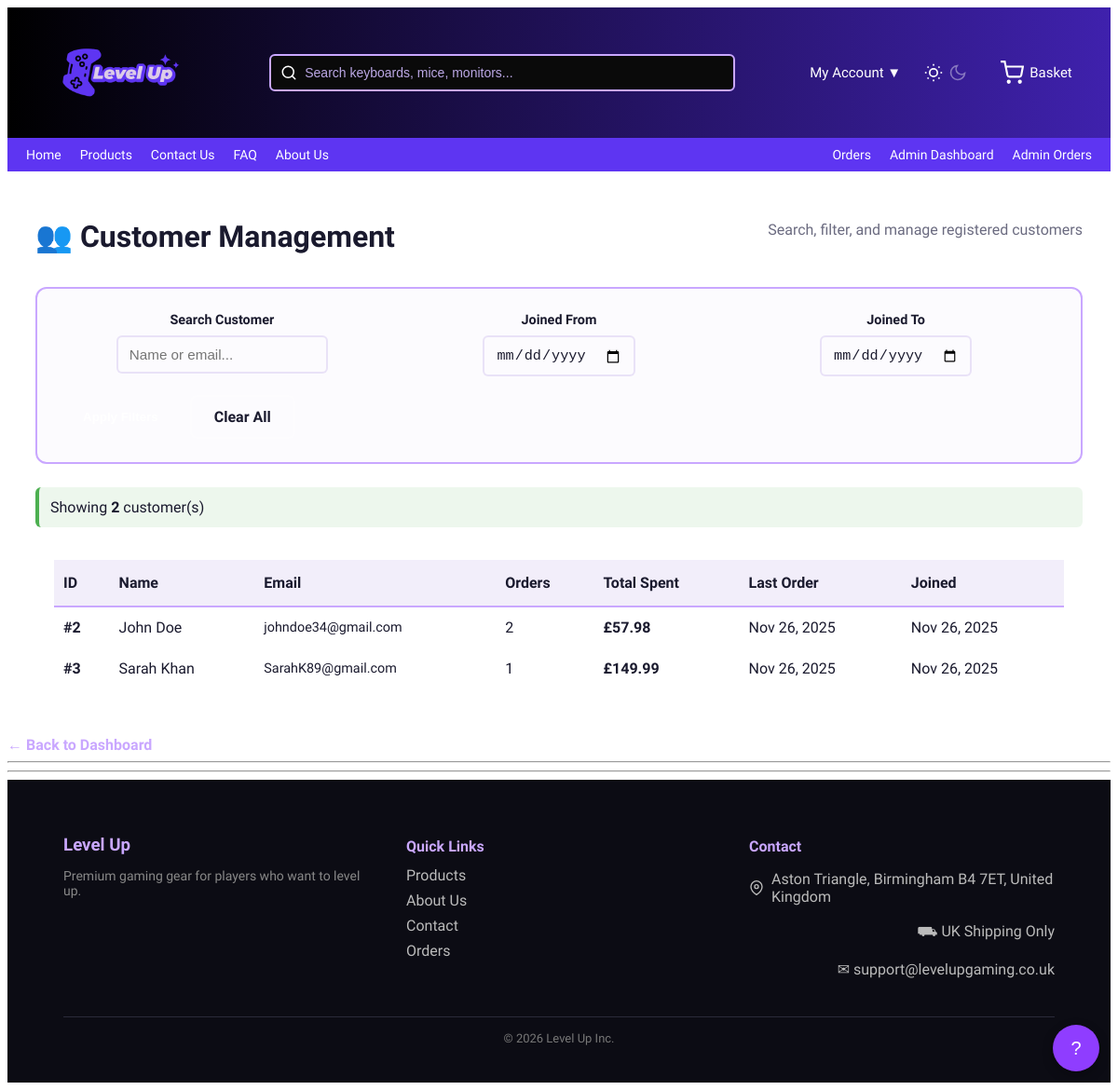
The page /index.php?page=admin-customers (signed in) on the database its author committed.
### tables this page shows
CREATE TABLE users (
  user_id INT AUTO_INCREMENT PRIMARY KEY,
  name VARCHAR(100) NOT NULL,
  email VARCHAR(150) NOT NULL UNIQUE,
  password VARCHAR(255) NOT NULL,
  role ENUM('customer','admin') DEFAULT 'customer',
  phone VARCHAR(20),

  password_changed BOOLEAN DEFAULT 0,
  last_login TIMESTAMP NULL,

  reset_token VARCHAR(255) NULL,
  reset_expires DATETIME NULL,

  created_at TIMESTAMP DEFAULT CURRENT_TIMESTAMP
);

### src/Controllers/AdminCustomerController.php (called while the page is built, shortened)
<?php
class AdminCustomerController extends BaseAdminController {
    public function list()
{
    $db = Database::getInstance()->getConnection();
    $sql = "  SELECT
            u.user_id,
            u.name,
            u.email,
            u.phone,
            u.created_at,
            COUNT(o.order_id) AS total_orders,
            COALESCE(SUM(o.total_price), 0) AS total_spent,
            MAX(o.created_at) AS last_order_date
        FROM users u
        LEFT JOIN orders o ON u.user_id = o.user_id
        WHERE u.role = 'customer'
    ";
    $params = [];
    $sql .= "
        GROUP BY u.user_id
        ORDER BY u.created_at DESC
    ";
    $stmt = $db->prepare($sql);
    $stmt->execute($params);
    $customers = $stmt->fetchAll(PDO::FETCH_ASSOC);
    include __DIR__ . '/../../templates/admin/customers.php';
}
}
?>

### templates/admin/customers.php (the view, shortened to what this page needs)
<?php include __DIR__ . '/../header.php'; ?>
<div class="admin-orders-container">
    <div class="admin-header">
        <h1>👥 Customer Management</h1>
        <p>Search, filter, and manage registered customers</p>
    </div>
   <div class="filter-section">
    <form method="GET" action="index.php" class="filter-form">
        <div class="filter-row">
            <div class="filter-group">
                <label> Search Customer</label>
                <input type="text"
                       name="search"
                       placeholder="Name or email..."
                       value="<?= htmlspecialchars($_GET['search'] ?? '') ?>">
            </div>
            <div class="filter-group">
                <label> Joined From</label>
                <input type="date"
                       name="date_from"
                       value="<?= htmlspecialchars($_GET['date_from'] ?? '') ?>">
            </div>
            <div class="filter-group">
                <label> Joined To</label>
                <input type="date"
                       name="date_to"
                       value="<?= htmlspecialchars($_GET['date_to'] ?? '') ?>">
            </div>
        </div>
        <div class="filter-actions">
            <button type="submit" class="btn-filter">Apply Filters</button>
            <a href="index.php?page=admin-customers" class="btn-clear">Clear All</a>
        </div>
    </form>
</div>
    <div class="results-summary">
        Showing <strong><?= count($customers) ?></strong> customer(s)
    </div>
    <div class="table-container">
        <table class="admin-table">
            <thead>
                <tr>
                    <th>ID</th>
                    <th>Name</th>
                    <th>Email</th>
                    <th>Orders</th>
                    <th>Total Spent</th>
                    <th>Last Order</th>
                    <th>Joined</th>
                </tr>
            </thead>
            <tbody>
            <?php if (empty($customers)): ?>
                <tr>
                    <td colspan="7" class="no-results">
                        No customers found matching your criteria
                    </td>
                </tr>
            <?php else: ?>
                <?php foreach ($customers as $c): ?>
                    <tr class="clickable-row"
                        data-href="index.php?page=admin-customer-view&id=<?= $c['user_id'] ?>">
                        <td><strong>#<?= $c['user_id'] ?></strong></td>
                        <td><?= htmlspecialchars($c['name']) ?></td>
                        <td class="email-cell"><?= htmlspecialchars($c['email']) ?></td>
                        <td><?= (int)$c['total_orders'] ?></td>
                        <td class="price-cell">
                            £<?= number_format($c['total_spent'] ?? 0, 2) ?>
                        </td>
                        <td>
                            <?= $c['last_order_date']
                                ? date('M d, Y', strtotime($c['last_order_date']))
                                : '—'
                            ?>
                        </td>
                        <td><?= date('M d, Y', strtotime($c['created_at'])) ?></td>
                    </tr>
                <?php endforeach; ?>
            <?php endif; ?>
            </tbody>
        </table>
    </div>
</div>
<a href="index.php?page=dashboard" class="btn-secondary">
   ← Back to Dashboard
</a>
<?php include __DIR__ . '/../footer.php'; ?>

### public/assets/css/style.css (style rules this page uses)
:root { --bg-primary: #ffffff; --bg-secondary: #f5f5f5; --text-primary: #1a1a2e; --text-secondary: #6b6b80; --highlight-color: #5e35f2; --highlight-dark: #3f21ad; --danger: #ff4f4f; --lavender: #C9A7FF; --border-color: #e6e6ee; --shadow: 0 4px 16px rgba(0,0,0,0.06); --shadow-lg: 0 12px 40px rgba(0,0,0,0.12); }
body { background-color: var(--bg-primary); color: var(--text-primary); font-family: "Science Gothic", sans-serif; font-optical-sizing: auto; font-weight: 300; font-variation-settings: "slnt" 0, "wdth" 100, "CTRS" 0; overflow-x: hidden; opacity: 0; transition: opacity 0.25s ease; }
body.loaded { opacity: 1; }
.filter-group { display: flex; gap: 10px; align-items: center; }
.filter-group label { color: var(--text-primary); font-size: 14px; font-weight: 500; white-space: nowrap; }

### public/assets/css/admin.css (style rules this page uses)
.admin-orders-container { max-width: 1400px; margin: 0 auto; padding: 30px; }
.admin-header { margin-bottom: 30px; }
.admin-header h1 { color: var(--text-primary); margin-bottom: 5px; }
.admin-header p { color: var(--text-secondary); }
.filter-section { background: rgba(188, 168, 230, 0.05); border: 2px solid var(--lavender); border-radius: 12px; padding: 25px; margin-bottom: 25px; }
.filter-form { display: flex; flex-direction: column; gap: 20px; }
.filter-row { display: grid; grid-template-columns: repeat(auto-fit, minmax(200px, 1fr)); gap: 15px; }
.filter-group { display: flex; flex-direction: column; gap: 8px; }
.filter-group label { color: var(--text-primary); font-weight: 600; font-size: 0.9rem; }
.filter-group input, .filter-group select { padding: 10px 12px; border: 2px solid rgba(188, 168, 230, 0.3); border-radius: 6px; background: rgba(255, 255, 255, 0.05); color: var(--text-primary); font-size: 0.95rem; }
.filter-actions { display: flex; gap: 10px; }
.btn-filter, .btn-clear { padding: 12px 24px; border-radius: 8px; font-weight: 600; cursor: pointer; transition: all 0.3s ease; text-decoration: none; display: inline-block; border: none; }
.btn-filter { background: var(--highlight); color: white; }
.btn-clear { background: rgba(255, 255, 255, 0.1); color: var(--text-primary); border: 2px solid rgba(255, 255, 255, 0.2); }
.results-summary { margin-bottom: 15px; padding: 12px; background: rgba(76, 175, 80, 0.1); border-left: 4px solid #4caf50; border-radius: 6px; }
.clickable-row { cursor: pointer; transition: background 0.2s ease; }
.table-container { overflow-x: auto; background: rgba(255, 255, 255, 0.02); border-radius: 12px; padding: 20px; }
.admin-table { width: 100%; border-collapse: collapse; }
.admin-table thead { background: rgba(188, 168, 230, 0.2); }
.admin-table th { padding: 15px; text-align: left; color: var(--text-primary); font-weight: 600; border-bottom: 2px solid var(--lavender); }
.admin-table td { padding: 15px; border-bottom: 1px solid rgba(255, 255, 255, 0.1); color: var(--text-primary); }
.email-cell { font-size: 0.9rem; color: var(--text-secondary); }
.price-cell { font-weight: 600; color: var(--highlight); }
.btn-secondary { color: var(--lavender); text-decoration: none; font-weight: 600; }
.price-cell, .value-cell { font-weight: 600; color: var(--highlight); }
.admin-header { margin-bottom: 30px; display: flex; justify-content: space-between; align-items: center; flex-wrap: wrap; gap: 15px; }
.filter-row { display: grid; grid-template-columns: repeat(auto-fit, minmax(250px, 1fr)); gap: 15px; }
.admin-table th { padding: 15px 10px; text-align: left; color: var(--text-primary); font-weight: 600; border-bottom: 2px solid var(--lavender); white-space: nowrap; }
.admin-table td { padding: 12px 10px; border-bottom: 1px solid rgba(255, 255, 255, 0.1); color: var(--text-primary); }
.price-cell { font-weight: 600; }

### rows shown on the page
users: user_id "2", name "John Doe", email "johndoe34@gmail.com", total_orders "2", total_spent "57.98", last_order_date "Nov 26, 2025", created_at "Nov 26, 2025"
users: user_id "3", name "Sarah Khan", email "SarahK89@gmail.com", total_orders "1", total_spent "149.99", last_order_date "Nov 26, 2025", created_at "Nov 26, 2025"

### other values the page prints
count($customers) "2"
